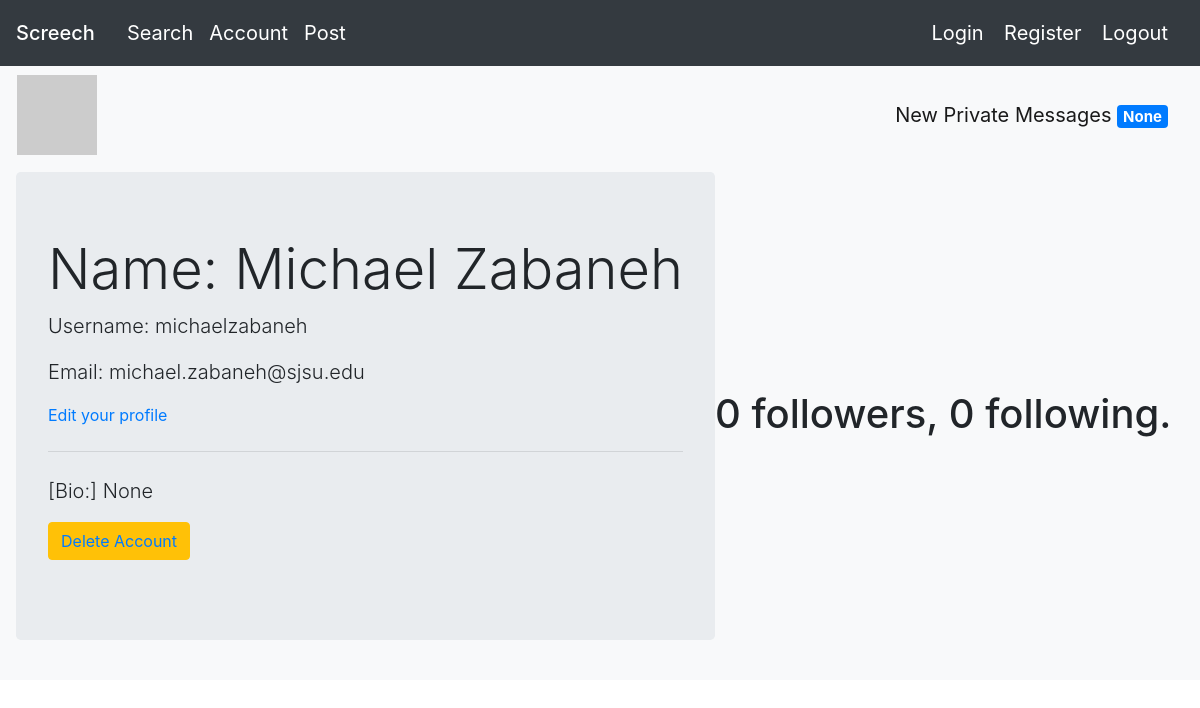
Page /account (signed in) on the earlier database version.
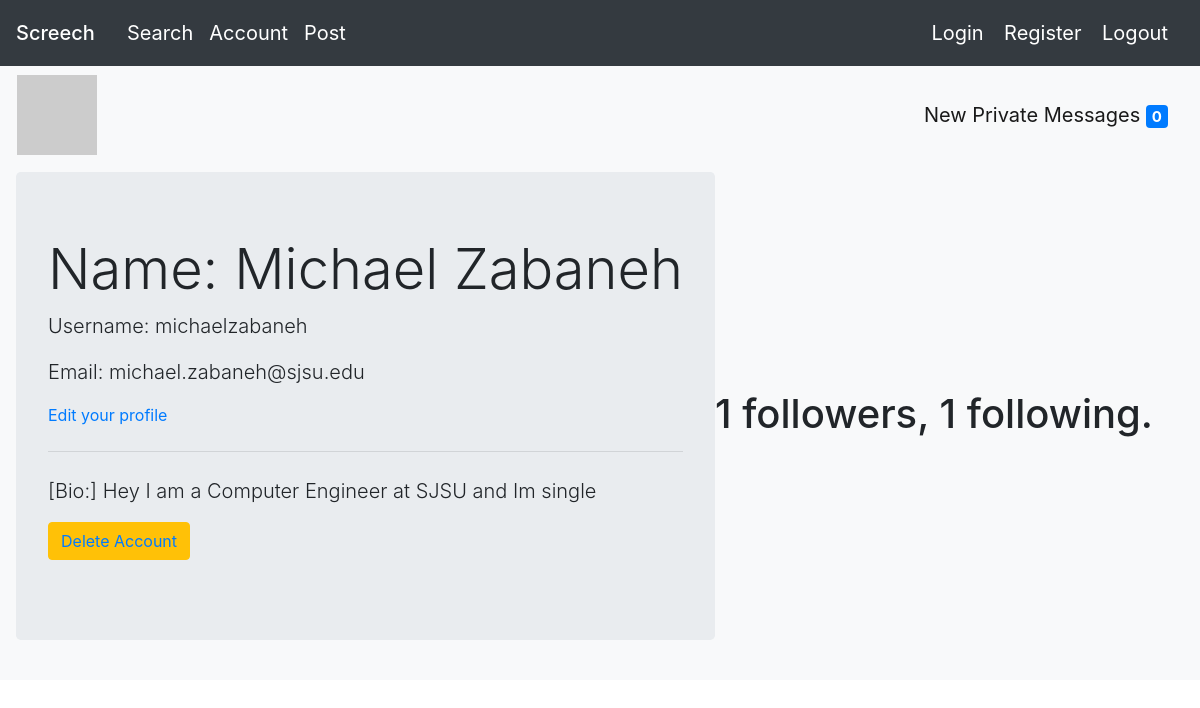
Same page on the later database version.
### app/models.py (models this page shows, shortened)
class User(db.Model, UserMixin):
    id = db.Column(db.Integer, primary_key = True)
    username = db.Column(db.String(15))
    name = db.Column(db.String(15))
    password = db.Column(db.String(200))
    email = db.Column(db.String(32), unique = True)
    last_message_read_time = db.Column(db.DateTime)
    num_new_private_messages = db.Column(db.Integer)
    changebio = db.Column(db.String(140))
    followed = db.relationship(
        'User', secondary=followers,
        primaryjoin=(followers.c.follower_id == id),
        secondaryjoin=(followers.c.followed_id == id),
        backref=db.backref('followers', lazy='dynamic'), lazy='dynamic')
    messages_sent = db.relationship('Message',
                                    foreign_keys='Message.sender_id',
                                    backref='author', lazy='dynamic')
    messages_received = db.relationship('Message',
                                        foreign_keys='Message.recipient_id',
                                        backref='recipient', lazy='dynamic')
    def avatar(self, size):
        digest = md5(self.email.lower().encode('utf-8')).hexdigest()
        return 'https://www.gravatar.com/avatar/{}?d=identicon&s={}'.format(
            digest, size)

### app/routes.py (the view)
@myapp_obj.route('/account')
def account():
    if current_user.is_authenticated is False:
        flash('Account cannot be accessed because User is not logged in')
        return redirect('/')
    user = current_user
    form = EmptyForm()
    return render_template("profile.html", user=user, form=form)

### app/models.py (called while the page is built)
@login.user_loader
def load_user(id):
    return User.query.get(int(id))

### app/templates/profile.html (shortened to what this page needs)
{% extends "base.html" %}
{% block mycontent %}
<nav class="navbar navbar-expand-lg navbar-light bg-light">
<table>
  <tr valign="top">
      <td><img src="{{ user.avatar(128) }}"></td>
  </tr>
</table>
<a class="navbar-brand" href="{{ url_for('messages') }}">
  {{ ('New Private Messages') }}
  <span class="badge badge-primary">
    {{ user.num_new_private_messages }}
  </span>
</a>
</nav>
<nav class="navbar navbar-expand-lg navbar-light bg-light">
    <div class="jumbotron">
        <h1 class="display-4">Name: {{ user.name }}</h1>
        <p class="lead">Username: {{ user.username }}</p>
        <p class="lead">Email: {{ user.email }}</p>
        {% if user == current_user %}
          <p><a href="{{ url_for('editProfile') }}">Edit your profile</a></p>
        {% endif %}
        <hr class="my-4">
        <p class="lead">[Bio:] {{ user.changebio }}</p>
        <p class="lead">
          <a href="/delete"><button type="button" class="btn btn-warning">
            Delete Account
          </a></button>
        </p>
    </div>
    <div>
      <h1>
        <p>{{ user.followers.count() }} followers, {{ user.followed.count() }} following.</p>
      </h1>
    </div>
</nav>
{% endblock %}

### app/templates/base.html (shortened to what this page needs)
<!DOCTYPE HTML>
<html lang="en">
     <head>
    <link rel="stylesheet" href=
"https://maxcdn.bootstrapcdn.com/bootstrap/4.4.1/css/bootstrap.min.css">
     </head>
     <body>
      <nav class="navbar navbar-dark bg-dark">
        <form class="form-inline">
          <span class="navbar-brand mb-0 h1"><a class="navbar-brand" href="/">
          Screech</span></a>
          <a class="navbar-brand" href="/search">Search</a>
          <a class="navbar-brand" href="/account">Account</a>
          <a class="navbar-brand" href="/post">Post</a>
        </form>
        <div>
          <a class="navbar-brand" href="/login"> Login</a>
          <a class="navbar-brand" href="/register">Register</a>
          <a class="navbar-brand" href="/logout">Logout</a>
        </div>
      </nav>
         {% block mycontent %}{% endblock %}
     </body>
</html>

Differences in the rows shown:
changed User "Michael Zabaneh": num_new_private_messages "None" → "0"; changebio "None" → "Hey I am a Computer Engineer at SJSU and Im single"
Other differences:
{{ user.followers.count() }}: "0" → "1"
{{ user.followed.count() }}: "0" → "1"
